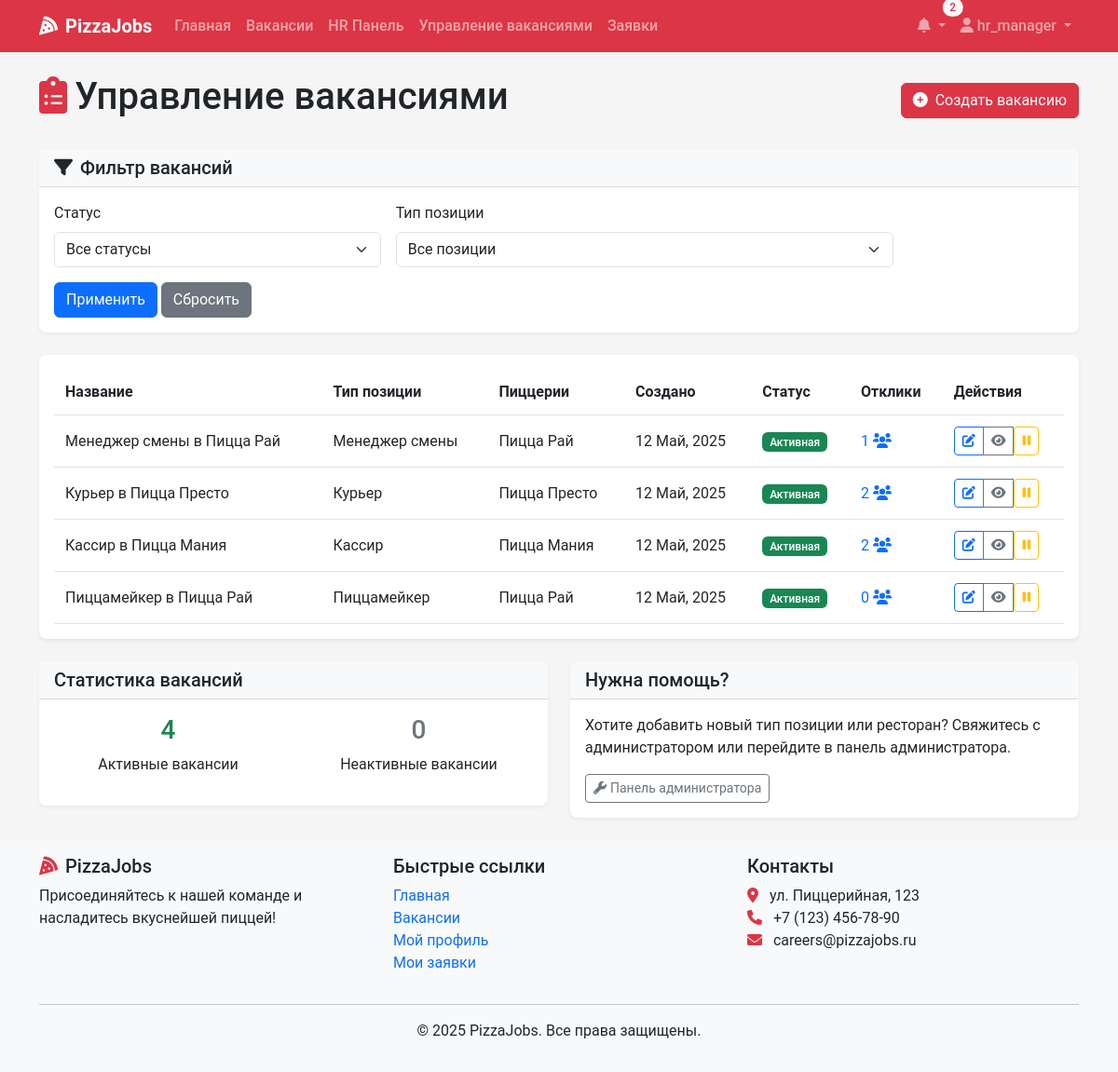
The page /hr/vacancies/ (signed in) on the database as committed earlier.
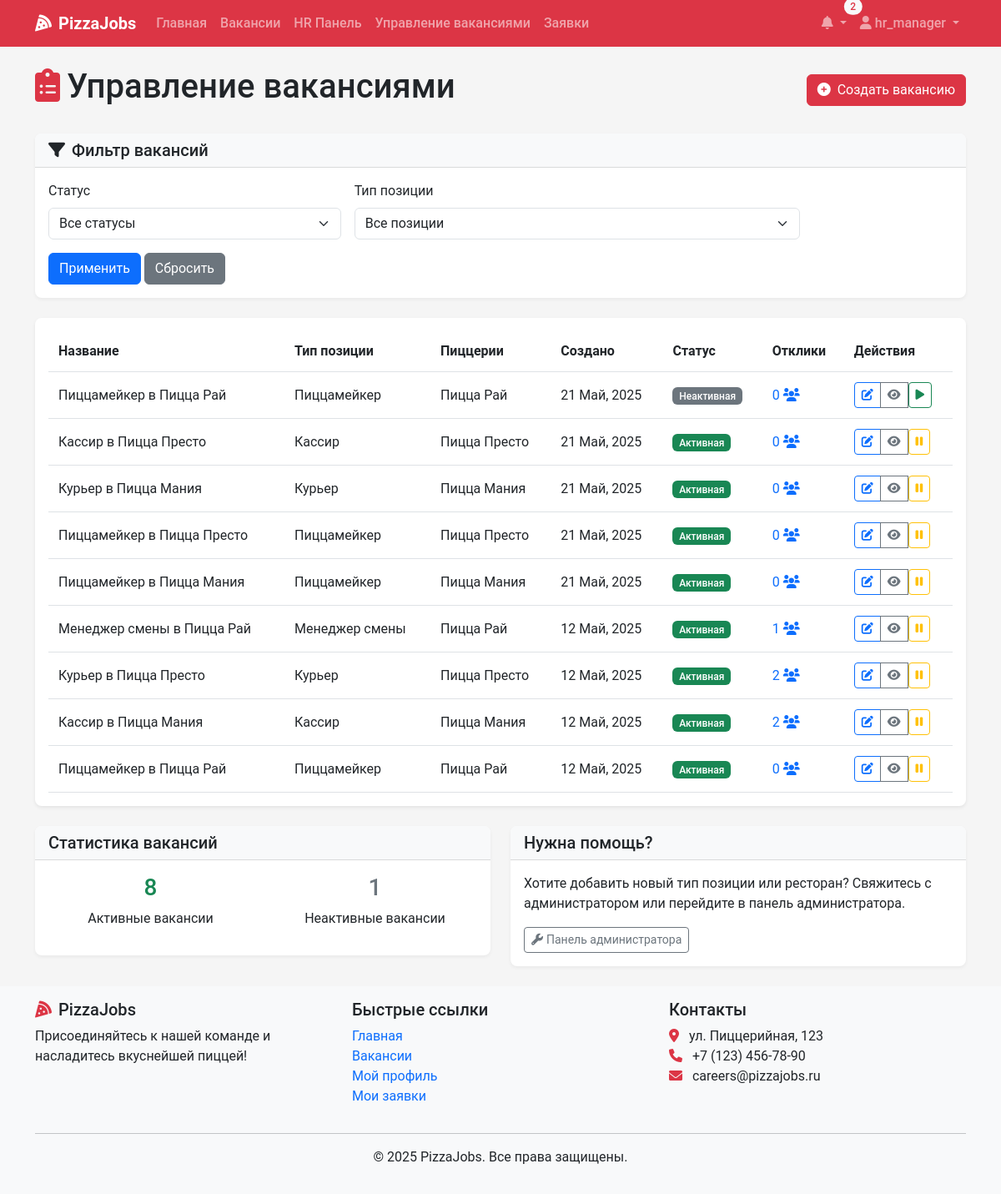
The same page on the database as committed later.
### recruitment/models.py (models this page shows, shortened)
class Vacancy(models.Model):
    title = models.CharField(max_length=100)
    position_type = models.ForeignKey(PositionType, on_delete=models.CASCADE, related_name='vacancies')
    restaurants = models.ManyToManyField(Restaurant, related_name='vacancies')
    description = models.TextField()
    requirements = models.TextField()
    responsibilities = models.TextField()
    conditions = models.TextField()
    salary_min = models.DecimalField(max_digits=10, decimal_places=2, null=True, blank=True)
    salary_max = models.DecimalField(max_digits=10, decimal_places=2, null=True, blank=True)
    is_active = models.BooleanField(default=True)
    created_at = models.DateTimeField(auto_now_add=True)
    updated_at = models.DateTimeField(auto_now=True)
    created_by = models.ForeignKey(User, on_delete=models.SET_NULL, null=True, related_name='created_vacancies')
    class Meta:
        verbose_name_plural = "Vacancies"

class PositionType(models.Model):
    title = models.CharField(max_length=100, unique=True)
    description = models.TextField()

class Restaurant(models.Model):
    name = models.CharField(max_length=100)
    address = models.CharField(max_length=255)
    city = models.CharField(max_length=100)
    manager = models.ForeignKey(User, on_delete=models.SET_NULL, null=True, blank=True, related_name='managed_restaurants')

### recruitment/views.py (the view)
# urls.py: path('hr/vacancies/', views.manage_vacancies, name='manage_vacancies'),
@login_required
@hr_required
def manage_vacancies(request):
    vacancies = Vacancy.objects.all().order_by('-created_at')
    status_filter = request.GET.get('status', '')
    if status_filter == 'active':
        vacancies = vacancies.filter(is_active=True)
    elif status_filter == 'inactive':
        vacancies = vacancies.filter(is_active=False)
    position_filter = request.GET.get('position_type', '')
    if position_filter:
        vacancies = vacancies.filter(position_type__id=position_filter)
    paginator = Paginator(vacancies, 20)
    page_number = request.GET.get('page')
    page_obj = paginator.get_page(page_number)
    total = Vacancy.objects.count()
    active = Vacancy.objects.filter(is_active=True).count()
    inactive = total - active
    position_types = PositionType.objects.all()
    context = {
        'page_obj': page_obj,
        'position_types': position_types,
        'selected_status': status_filter,
        'selected_position_type': position_filter,
        'total_vacancies': total,
        'active_vacancies': active,
        'inactive_vacancies': inactive,
    }
    return render(request, 'hr/vacancies_list.html', context)

### recruitment/context_processors.py (called while the page is built)
def notifications_processor(request):
    if request.user.is_authenticated:
        unread_count = Notification.objects.filter(user=request.user, read=False).count()
        latest_notifs = Notification.objects.filter(user=request.user).order_by('-created_at')[:5]
    else:
        unread_count = 0
        latest_notifs = []
    return {
        'unread_count': unread_count,
        'latest_notifications': latest_notifs,
    }

### templates/hr/vacancies_list.html (shortened to what the changed rows need)
{% extends 'base.html' %}
{% block content %}
<div class="container">
    <div class="d-flex justify-content-between align-items-center mb-4">
        <h1><i class="fas fa-clipboard-list me-2 text-danger"></i>Управление вакансиями</h1>
    </div>
    <div class="card shadow">
        <div class="card-body">
            {% if page_obj %}
                <div class="table-responsive">
                    <table class="table table-hover align-middle">
                        <thead>
                            <tr>
                                <th>Название</th>
                                <th>Тип позиции</th>
                                <th>Пиццерии</th>
                                <th>Создано</th>
                                <th>Статус</th>
                                <th>Отклики</th>
                                <th>Действия</th>
                            </tr>
                        </thead>
                        <tbody>
                            {% for vacancy in page_obj %}
                                <tr>
                                    <td>{{ vacancy.title }}</td>
                                    <td>{{ vacancy.position_type.title }}</td>
                                    <td>
                                        {% if vacancy.restaurants.count == 1 %}
                                            {{ vacancy.restaurants.first.name }}
                                        {% else %}
                                            {{ vacancy.restaurants.count }} пиццерий
                                        {% endif %}
                                    </td>
                                    <td>{{ vacancy.created_at|date:"d M, Y" }}</td>
                                    <td>
                                        <span class="badge {% if vacancy.is_active %}bg-success{% else %}bg-secondary{% endif %}">
                                            {% if vacancy.is_active %}Активная{% else %}Неактивная{% endif %}
                                        </span>
                                    </td>
                                    <td>
                                        <a href="{% url 'application_list' %}?vacancy={{ vacancy.id }}" class="text-decoration-none">
                                            {{ vacancy.applications.count }}
                                            <i class="fas fa-users text-primary"></i>
                                        </a>
                                    </td>
                                    <td>
                                        <div class="btn-group">
                                            <a href="{% url 'edit_vacancy' vacancy.id %}" class="btn btn-sm btn-outline-primary">
                                                <i class="fas fa-edit"></i>
                                            </a>
                                            <a href="{% url 'vacancy_detail' vacancy.id %}" class="btn btn-sm btn-outline-secondary">
                                                <i class="fas fa-eye"></i>
                                            </a>
                                            <form action="{% url 'toggle_vacancy_status' vacancy.id %}" method="post" class="d-inline">
                                                <button type="submit" class="btn btn-sm btn-outline-{% if vacancy.is_active %}warning{% else %}success{% endif %}">
                                                    <i class="fas fa-{% if vacancy.is_active %}pause{% else %}play{% endif %}"></i>
                                                </button>
                                            </form>
                                        </div>
                                    </td>
                                </tr>
                            {% endfor %}
                        </tbody>
                    </table>
                </div>
            {% else %}
                <div class="alert alert-info">
                    <i class="fas fa-info-circle me-2"></i>Вакансии по вашему запросу не найдены.
                </div>
            {% endif %}
        </div>
    </div>
   <div class="row mt-4">
    <div class="col-md-6">
        <div class="card shadow-sm">
            <div class="card-body">
                <div class="row text-center">
                    <div class="col-6">
                        <h3 class="text-success">{{ active_vacancies }}</h3>
                        <p>Активные вакансии</p>
                    </div>
                    <div class="col-6">
                        <h3 class="text-secondary">{{ inactive_vacancies }}</h3>
                        <p>Неактивные вакансии</p>
                    </div>
                </div>
            </div>
        </div>
    </div>
    </div>
</div>
{% endblock %}

Rows that differ between the two databases and show on the page:
added Vacancy: title "Пиццамейкер в Пицца Рай", position_type "Пиццамейкер", restaurants.first.name "Пицца Рай", created_at "21 Май, 2025", is_active "Неактивная", applications.count "0"
added Vacancy: title "Кассир в Пицца Престо", position_type "Кассир", restaurants.first.name "Пицца Престо", created_at "21 Май, 2025", is_active "Активная", applications.count "0"
added Vacancy: title "Курьер в Пицца Мания", position_type "Курьер", restaurants.first.name "Пицца Мания", created_at "21 Май, 2025", is_active "Активная", applications.count "0"
added Vacancy: title "Пиццамейкер в Пицца Престо", position_type "Пиццамейкер", restaurants.first.name "Пицца Престо", created_at "21 Май, 2025", is_active "Активная", applications.count "0"
added Vacancy: title "Пиццамейкер в Пицца Мания", position_type "Пиццамейкер", restaurants.first.name "Пицца Мания", created_at "21 Май, 2025", is_active "Активная", applications.count "0"
Other text that changed with them:
{{ active_vacancies }}: "4" → "8"
{{ inactive_vacancies }}: "0" → "1"
